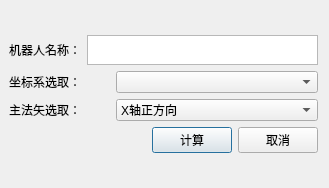
<?xml version="1.0" encoding="UTF-8"?>
<ui version="4.0">
 <class>addRobotSpaceClass</class>
 <widget class="QDialog" name="addRobotSpaceClass">
  <property name="geometry">
   <rect>
    <x>0</x>
    <y>0</y>
    <width>329</width>
    <height>188</height>
   </rect>
  </property>
  <property name="windowTitle">
   <string>添加机器人工作空间配置</string>
  </property>
  <layout class="QGridLayout" name="gridLayout">
   <property name="leftMargin">
    <number>9</number>
   </property>
   <item row="0" column="0">
    <layout class="QVBoxLayout" name="verticalLayout" stretch="2,2,2,1">
     <item>
      <layout class="QHBoxLayout" name="horizontalLayout_3">
       <item>
        <widget class="QLabel" name="label">
         <property name="text">
          <string>机器人名称：</string>
         </property>
        </widget>
       </item>
       <item>
        <widget class="QTextBrowser" name="textBrowser">
         <property name="minimumSize">
          <size>
           <width>0</width>
           <height>30</height>
          </size>
         </property>
         <property name="maximumSize">
          <size>
           <width>16777215</width>
           <height>30</height>
          </size>
         </property>
        </widget>
       </item>
      </layout>
     </item>
     <item>
      <layout class="QHBoxLayout" name="horizontalLayout" stretch="2,4">
       <item>
        <widget class="QLabel" name="label_2">
         <property name="text">
          <string>坐标系选取：</string>
         </property>
        </widget>
       </item>
       <item>
        <widget class="QComboBox" name="comboBox"/>
       </item>
      </layout>
     </item>
     <item>
      <layout class="QHBoxLayout" name="horizontalLayout_2" stretch="2,4">
       <item>
        <widget class="QLabel" name="label_3">
         <property name="text">
          <string>主法矢选取：</string>
         </property>
        </widget>
       </item>
       <item>
        <widget class="QComboBox" name="comboBox_2">
         <item>
          <property name="text">
           <string>X轴正方向</string>
          </property>
         </item>
         <item>
          <property name="text">
           <string>X轴负方向</string>
          </property>
         </item>
         <item>
          <property name="text">
           <string>Y轴正方向</string>
          </property>
         </item>
         <item>
          <property name="text">
           <string>Y轴负方向</string>
          </property>
         </item>
         <item>
          <property name="text">
           <string>Z轴正方向</string>
          </property>
         </item>
         <item>
          <property name="text">
           <string>Z轴负方向</string>
          </property>
         </item>
        </widget>
       </item>
      </layout>
     </item>
     <item>
      <layout class="QHBoxLayout" name="horizontalLayout_4">
       <item>
        <spacer name="horizontalSpacer">
         <property name="orientation">
          <enum>Qt::Horizontal</enum>
         </property>
         <property name="sizeHint" stdset="0">
          <size>
           <width>40</width>
           <height>20</height>
          </size>
         </property>
        </spacer>
       </item>
       <item>
        <widget class="QPushButton" name="pushButton">
         <property name="text">
          <string>计算</string>
         </property>
        </widget>
       </item>
       <item>
        <widget class="QPushButton" name="pushButton_3">
         <property name="text">
          <string>取消</string>
         </property>
        </widget>
       </item>
      </layout>
     </item>
    </layout>
   </item>
  </layout>
 </widget>
 <layoutdefault spacing="6" margin="11"/>
 <resources/>
 <connections/>
</ui>
